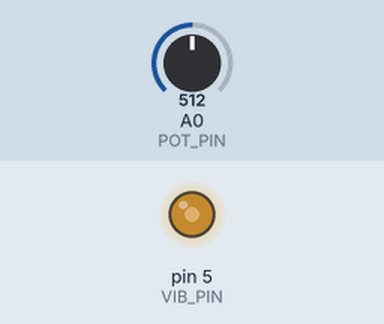
This sketch was run on a simulated Arduino Uno, built with avr-gcc and run on an emulated ATmega328P. Parts: output pins drawn as LEDs (lit = HIGH). The inputs (shaded band) are chosen by the test bench; at power-on: A0 (POT_PIN) = 512.

Above: at 1.2 s.
1.3 s: A0 (POT_PIN) set to 716
At 1.7 s:
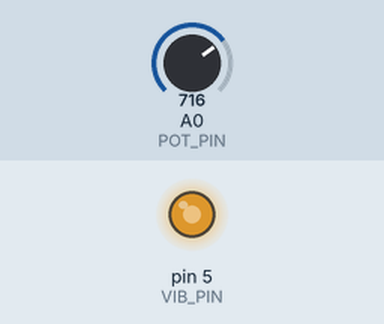
2.8 s: A0 (POT_PIN) set to 900
At 4.0 s:
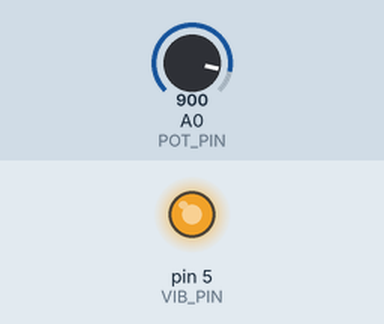
4.3 s: A0 (POT_PIN) set to 122
At 5.2 s:
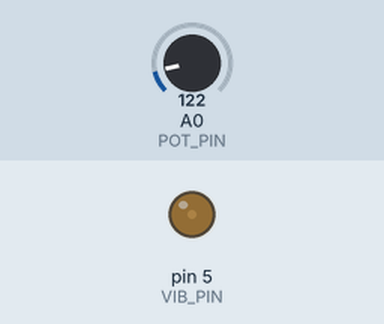
5.8 s: A0 (POT_PIN) set to 0
At 6.3 s:
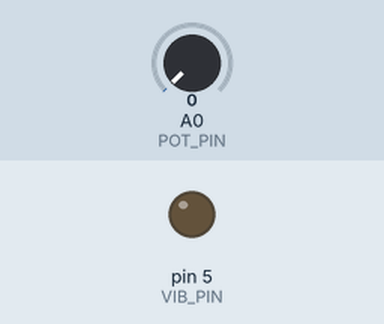
7.3 s: A0 (POT_PIN) set to 511
At 8.7 s:
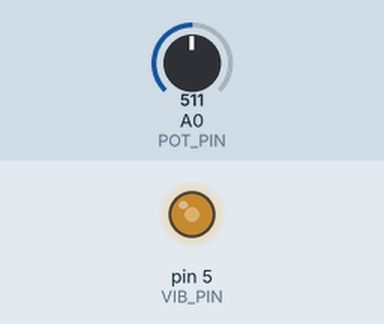
Timing chart, 0 to 9.8 s (numbered marks = the images above; inputs shaded):
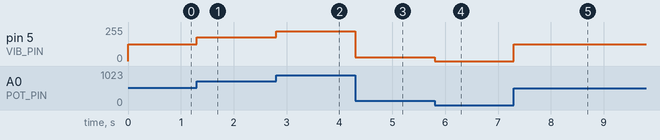

Measured:
- after the input at 1.3 s, pin 5 (VIB_PIN): 127/255 → 178/255 at once
- after the input at 2.8 s, pin 5 (VIB_PIN): 178/255 → 224/255 at once
- after the input at 4.3 s, pin 5 (VIB_PIN): 224/255 → 30/255 at once
- after the input at 5.8 s, pin 5 (VIB_PIN): 30/255 → 0/255 at once
- after the input at 7.3 s, pin 5 (VIB_PIN): 0/255 → 127/255 at once

The sketch:

vib_motor_testing.ino
```cpp
const int VIB_PIN = 5;
const int POT_PIN = A0;


void setup() {
  // put your setup code here, to run once:

}

void loop() {
  int pot_val = analogRead(POT_PIN);
  analogWrite(VIB_PIN, map(pot_val, 0, 1023, 0, 255));
}
```
